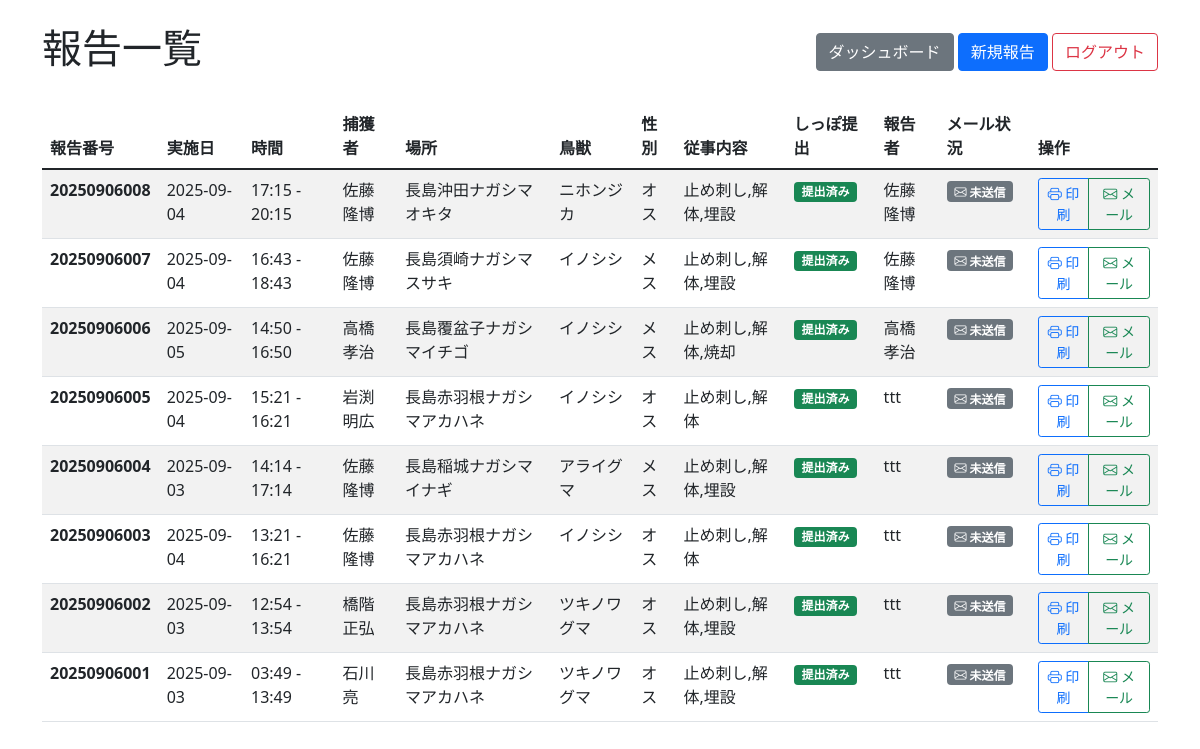
The app's page /reports (signed in), older data.
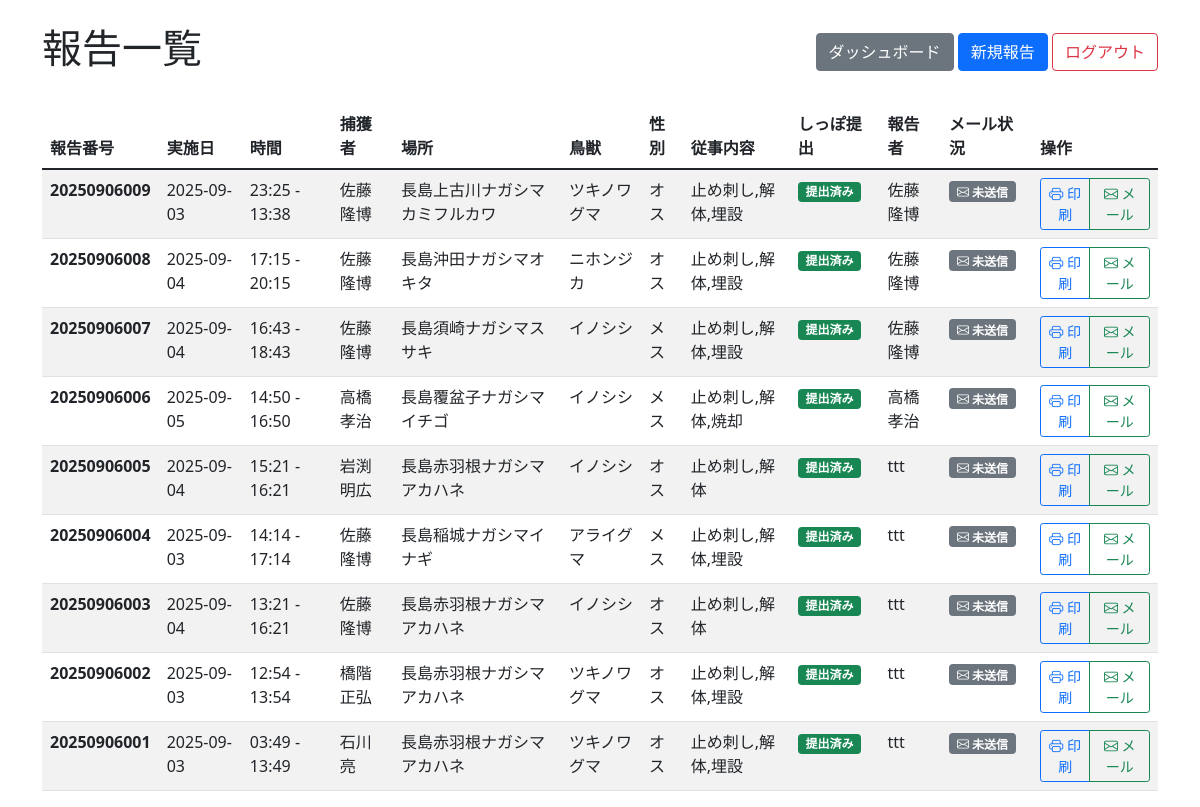
The same page, newer data.
### app.py (models this page shows)
class Report(Model):
    reportno = CharField(unique=True)  # 報告番号
    user = CharField()  # ユーザー名（またはID）
    date = CharField()
    start_time = CharField()
    end_time = CharField()
    method = CharField()
    hunter = CharField()
    team_members = CharField(null=True)  # 実施隊従事者（カンマ区切りで保存）
    location = CharField()
    animal = CharField()
    sex = CharField()
    tasks = CharField()  # カンマ区切りで保存
    tail_submitted = CharField()  # "yes" or "no"
    email_sent = BooleanField(default=False)  # メール送信済みフラグ
    email_sent_date = CharField(null=True)  # メール送信日時
    email_sent_by = CharField(null=True)  # メール送信者
    class Meta:
        database = db

### app.py (the view)
@app.route("/reports")
def reports():
    if "user_id" not in session:
        return redirect("/login")
    user = User.get_by_id(session["user_id"])
    if user.role == "admin":
        reports_list = Report.select().order_by(Report.reportno.desc())
    else:
        reports_list = Report.select().where(Report.user == user.name).order_by(Report.reportno.desc())
    return render_template("reports.html", reports=reports_list, user=user)

### templates/reports.html (shortened to what this page needs)
<!DOCTYPE html>
<html lang="ja">
<head>
    <link href="https://cdn.jsdelivr.net/npm/bootstrap@5.1.3/dist/css/bootstrap.min.css" rel="stylesheet">
    <link href="https://cdn.jsdelivr.net/npm/bootstrap-icons@1.7.2/font/bootstrap-icons.css" rel="stylesheet">
</head>
<body>
    <div class="container mt-4">
        <div class="d-flex justify-content-between align-items-center mb-4">
            <h1>報告一覧</h1>
            <div>
                <a href="/dashboard" class="btn btn-secondary">ダッシュボード</a>
                <a href="/report/new" class="btn btn-primary">新規報告</a>
                <a href="/logout" class="btn btn-outline-danger">ログアウト</a>
            </div>
        </div>
        {% if reports %}
        <div class="table-responsive">
            <table class="table table-striped">
                <thead>
                    <tr>
                        <th>報告番号</th>
                        <th>実施日</th>
                        <th>時間</th>
                        <th>捕獲者</th>
                        <th>場所</th>
                        <th>鳥獣</th>
                        <th>性別</th>
                        <th>従事内容</th>
                        <th>しっぽ提出</th>
                        <th>報告者</th>
                        <th>メール状況</th>
                        <th>操作</th>
                    </tr>
                </thead>
                <tbody>
                    {% for report in reports %}
                    <tr>
                        <td><strong>{{ report.reportno }}</strong></td>
                        <td>{{ report.date }}</td>
                        <td>{{ report.start_time }} - {{ report.end_time }}</td>
                        <td>{{ report.hunter }}</td>
                        <td>{{ report.location }}</td>
                        <td>{{ report.animal }}</td>
                        <td>{{ report.sex }}</td>
                        <td>{{ report.tasks }}</td>
                        <td>
                            {% if report.tail_submitted == "yes" %}
                            <span class="badge bg-success">提出済み</span>
                            {% else %}
                            <span class="badge bg-warning">未提出</span>
                            {% endif %}
                        </td>
                        <td>{{ report.user }}</td>
                        <td>
                            {% if report.email_sent %}
                            <span class="badge bg-success">
                                <i class="bi bi-envelope-check"></i> 送信済み
                            </span>
                            <br>
                            <small class="text-muted">{{ report.email_sent_date }}</small>
                            {% else %}
                            <span class="badge bg-secondary">
                                <i class="bi bi-envelope"></i> 未送信
                            </span>
                            {% endif %}
                        </td>
                        <td>
                            <div class="btn-group" role="group">
                                <a href="/report/print/{{ report.id }}" target="_blank" class="btn btn-sm btn-outline-primary">
                                    <i class="bi bi-printer"></i> 印刷
                                </a>
                                {% if user.role == "admin" %}
                                {% if not report.email_sent %}
                                <a href="/reports/{{ report.id }}/email" class="btn btn-sm btn-outline-success">
                                    <i class="bi bi-envelope"></i> メール
                                </a>
                                {% else %}
                                <button class="btn btn-sm btn-outline-secondary" disabled title="既に送信済み">
                                    <i class="bi bi-envelope-check"></i> 送信済み
                                </button>
                                {% endif %}
                                {% endif %}
                            </div>
                        </td>
                    </tr>
                    {% endfor %}
                </tbody>
            </table>
        </div>
        {% else %}
        <div class="alert alert-info">
            <h4>報告がありません</h4>
            <p>まだ報告が登録されていません。<a href="/report/new">新規報告</a>から最初の報告を作成してください。</p>
        </div>
        {% endif %}
    </div>
</body>
</html>

Row changes from the older to the newer data that the page shows:
added Report: reportno "20250906009", date "2025-09-03", start_time "23:25", end_time "13:38", hunter "佐藤隆博", location "長島上古川ナガシマカミフルカワ", animal "ツキノワグマ", sex "オス", tasks "止め刺し,解体,埋設", tail_submitted "提出済み", user "佐藤隆博", email_sent False (drawn)
